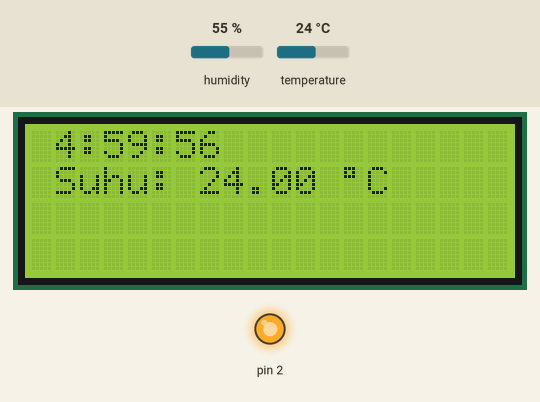
Simulated run of this sketch. Board: Arduino Uno, built with avr-gcc and run on an emulated ATmega328P. Parts: 20×4 character LCD, output pins drawn as LEDs (lit = HIGH). The test bench sets the inputs (shaded band); at power-on: temperature 24 °C, humidity 55 %. The local clock reads 2024-03-15 10:24:30 at power-on unless the sketch sets it; storage starts empty; what the sketch prints to the serial monitor is not drawn.

Above: at 3.0 s.
3.1 s: temperature set to 12 °C
At 6.3 s:
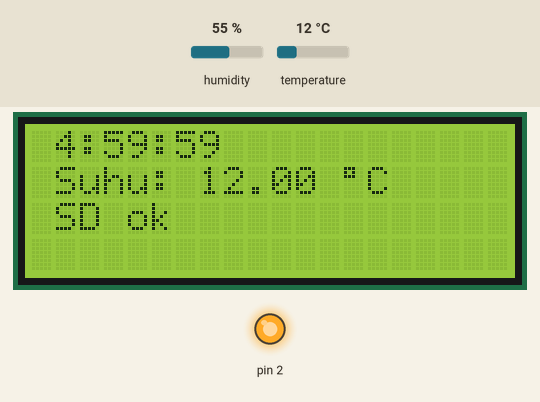
10.9 s: temperature set to 19 °C
At 12.5 s:
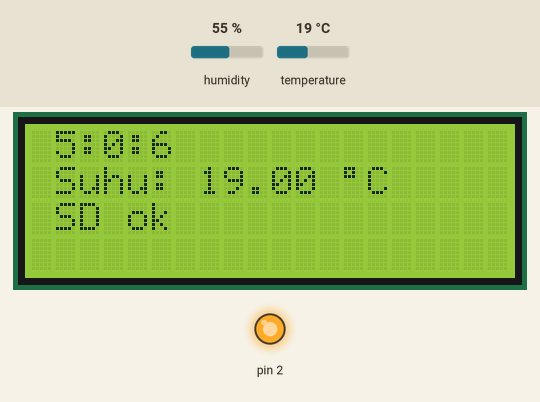
14.8 s: temperature set to 28 °C
At 18.7 s:
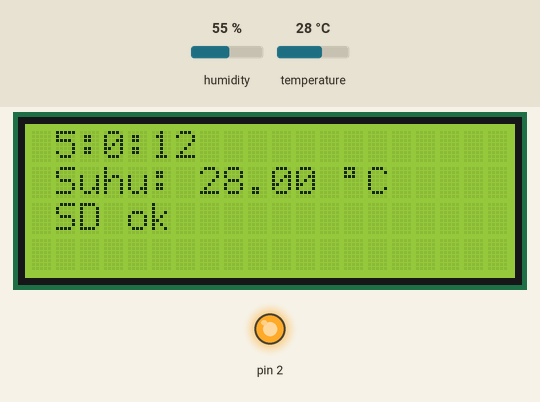
Timing chart, 0 to 20.2 s (numbered marks = the images above; inputs shaded):
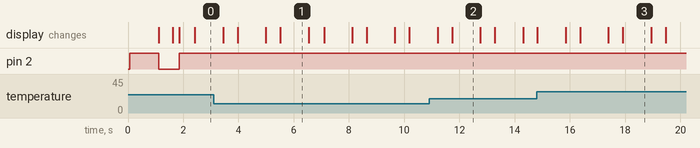

The sketch:

projeck_pengering.ino
```cpp
//include library SD
#include <SPI.h>
#include <SD.h>

//include library DHT22
#include <Adafruit_Sensor.h>
#include <DHT.h>
#include <DHT_U.h>

//include library rtc ds3231
#include <DS3231.h>

//include library I2C
#include <Wire.h>

//include library LCD 20x4
#include <LiquidCrystal_I2C.h>

//pin SD
int sdPin = 8;
byte derajat = B11011111;

//init sensor DHT22
#define DHTTYPE DHT22
DHT dht1(3, DHT22);

//init SD module
File myFile;

//init sd
//SD sd;

//init sensor DS3231
DS3231 rtc;
RTCDateTime dt;

//init LCD 20x4
LiquidCrystal_I2C lcd(0x27, 20, 4);

//boolean condition = false;
int counter = 1;
int lastTime = -1;

void setup() {

  //start serial using port 9600
  Serial.begin(9600);

  //start sensor rtc DS3231
  rtc.begin();

  //set start time rtc DS3231
  rtc.setDateTime(2022, 7, 2, 4, 59, 55);

  //start LCD 20x4
  lcd.init();
  lcd.backlight();

  pinMode (2, OUTPUT);
  digitalWrite (2, HIGH);
  //start sensor DHT1
  dht1.begin();

  //connecting to SD card
  lcd.setCursor(1, 2);
  lcd.print("Init SD card...");
  Serial.println("Init SD card...");
  if (!SD.begin(sdPin)) {
    lcd.clear();
    lcd.setCursor(1, 2);
    lcd.print("init failed!");
    Serial.println("init failed!");
  }

  delay(1000);
  lcd.println("init done.");
  Serial.println("init done.");
  digitalWrite(2, LOW);
  delay(500);
  lcd.clear();

  float suhu1 = dht1.readTemperature();
  dt = rtc.getDateTime();
  delay(200);
  lcd.setCursor(1, 0);
  lcd.print(dt.hour); lcd.print(":");
  lcd.print(dt.minute); lcd.print(":");
  lcd.print(dt.second); lcd.print(" ");
  lcd.setCursor(1, 1);
  lcd.print("Suhu: ");
  lcd.print(suhu1);
  lcd.print(" ");
  lcd.write(derajat);
  lcd.print("C");
}
void loop() {

  myFile = SD.open("myfile.txt", FILE_WRITE);
  if (myFile) {
    lcd.clear();
    lcd.setCursor(1, 2);
    lcd.print("SD ok");
    Serial.println("SD Ok");
    myFile.close();
  } else {
    lcd.clear();
    lcd.setCursor(1, 2);
    lcd.print("SD Bermasalah");
    Serial.println("SD bermasalah");
    SD.begin(sdPin);
  }

  float suhu1 = dht1.readTemperature();
  dt = rtc.getDateTime();

  if (suhu1 > 65) {
    digitalWrite(2, LOW);
    delay(500);
  } else {
    digitalWrite(2, HIGH);
    delay(500);
  }

  lcd.setCursor(1, 0);
  lcd.print(dt.hour); lcd.print(":");
  lcd.print(dt.minute); lcd.print(":");
  lcd.print(dt.second); lcd.print(" ");
  lcd.setCursor(1, 1);
  lcd.print("Suhu: ");
  lcd.print(suhu1);
  lcd.print(" ");
  lcd.write(derajat);
  lcd.print("C");

  Serial.print(dt.year); Serial.print("-");
  Serial.print(dt.month); Serial.print("-");
  Serial.print(dt.day); Serial.print(" ");
  Serial.print(dt.hour); Serial.print(":");
  Serial.print(dt.minute); Serial.print(":");
  Serial.print(dt.second); Serial.print(" ");
  Serial.print("---> ");
  Serial.println(suhu1);

  if (dt.hour - lastTime != 0 && !isnan(suhu1)) {
    Serial.println(dt.hour);
    Serial.println(lastTime);
    lastTime = dt.hour;
    Serial.println(dt.hour);
    Serial.println(lastTime);

    //opening SD card
    myFile = SD.open("myfile.txt", FILE_WRITE);
    if (myFile) {
      lcd.clear();
      lcd.setCursor(1, 0);
      lcd.print(dt.hour); lcd.print(":");
      lcd.print(dt.minute); lcd.print(":");
      lcd.print(dt.second); lcd.print(" ");
      lcd.setCursor(1, 1);
      lcd.print("Suhu: ");
      lcd.print(suhu1);
      lcd.print(" ");
      lcd.write(derajat);
      lcd.print("C");

      myFile.print(dt.year); myFile.print("-");
      myFile.print(dt.month); myFile.print("-");
      myFile.print(dt.day); myFile.print(" ");
      myFile.print(dt.hour); myFile.print(":");
      myFile.print(dt.minute); myFile.print(":");
      myFile.print(dt.second); myFile.print(" ");
      myFile.println(suhu1);

      // close the file:
      myFile.close();
    } else {
      Serial.println("error opening myfile.txt");
      lcd.clear();
      lcd.setCursor(1, 2);
      lcd.print("SD card bermasalah");
      SD.begin(sdPin);
    }
  }

  delay(1000);
}
```

Measured:
- what the display in image 1 shows lasts 1.0 s, from 5.5 s to 6.5 s
